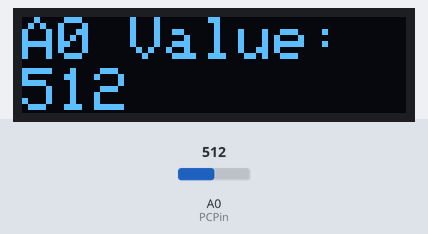
A sketch run on a simulated Arduino Uno, built with avr-gcc and run on an emulated ATmega328P. On the bench: 128×32 one-colour display. The inputs (shaded band) are chosen by the test bench; at power-on: A0 (PCPin) = 512.

Above: at 1.2 s.
1.3 s: A0 (PCPin) set to 716
At 2.6 s:
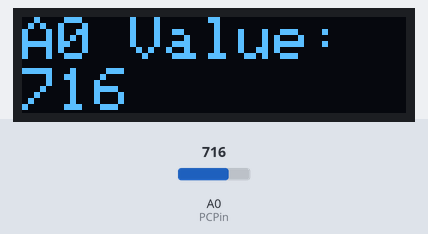
2.9 s: A0 (PCPin) set to 900
At 4.1 s:
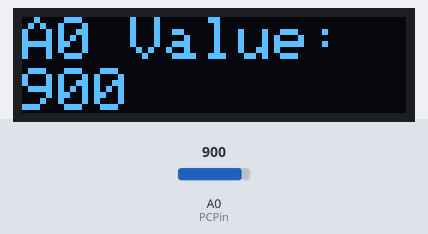
4.5 s: A0 (PCPin) set to 1023
At 4.9 s:
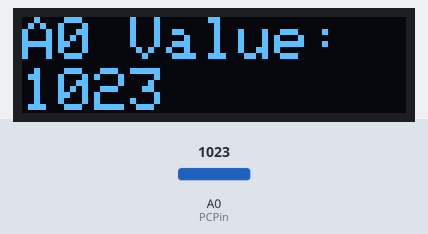
Timing chart, 0 to 7.5 s (numbered marks = the images above; inputs shaded):
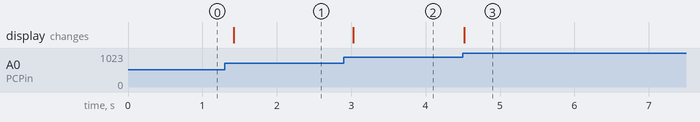

The sketch:

graphic_lab3.ino
```cpp
#include <SPI.h>
#include <Wire.h>
#include <Adafruit_GFX.h>
#include <Adafruit_SSD1306.h>

#define SCREEN_WIDTH 128 // OLED display width, in pixels
#define SCREEN_HEIGHT 32 // OLED display height, in pixels

// Declaration for an SSD1306 display connected to I2C (SDA, SCL pins)
#define OLED_RESET     4 // Reset pin # (or -1 if sharing Arduino reset pin)
Adafruit_SSD1306 display(SCREEN_WIDTH, SCREEN_HEIGHT, &Wire, OLED_RESET);

#define NUMFLAKES     10 // Number of snowflakes in the animation example

#define LOGO_HEIGHT   16
#define LOGO_WIDTH    16
static const unsigned char PROGMEM logo_bmp[] =
{ B00000000, B11000000,
  B00000001, B11000000,
  B00000001, B11000000,
  B00000011, B11100000,
  B11110011, B11100000,
  B11111110, B11111000,
  B01111110, B11111111,
  B00110011, B10011111,
  B00011111, B11111100,
  B00001101, B01110000,
  B00011011, B10100000,
  B00111111, B11100000,
  B00111111, B11110000,
  B01111100, B11110000,
  B01110000, B01110000,
  B00000000, B00110000 };

int PCPin = A0;
int PCV = 0;

void setup() {
  Serial.begin(9600);

  // SSD1306_SWITCHCAPVCC = generate display voltage from 3.3V internally
  if(!display.begin(SSD1306_SWITCHCAPVCC, 0x3C)) { // Address 0x3C for 128x32
    Serial.println(F("SSD1306 allocation failed"));
    for(;;); // Don't proceed, loop forever
  }
}

void loop() {

  display.clearDisplay();

  PCV = analogRead(PCPin);
  display.setTextSize(2);
  display.setTextColor(WHITE);
  display.setCursor(0, 0);
  display.print(F("A0 Value:"));
  display.setCursor(0, 17);
  display.print(PCV);
  display.display();

  delay(100);
}
```

Measured:
- after the input at 1.3 s, the display: changes after 0.12 s (image 1)
- after the input at 2.9 s, the display: changes after 0.13 s (image 2)
- after the input at 4.5 s, the display: changes at once (image 3)
